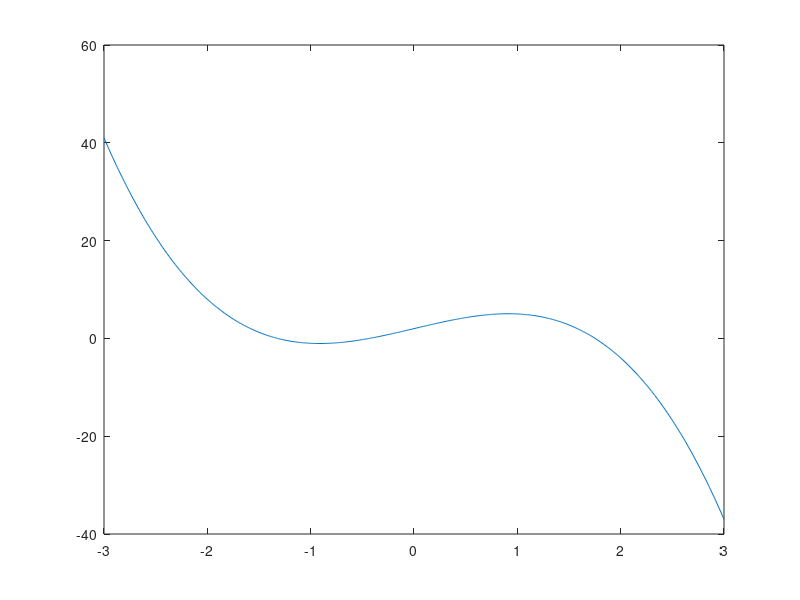

The MATLAB source for this figure: (Note: this script raises an error after producing the figure.)
clear all
close all
clc
%apartado a)aplicar el algoritmo de biseccion
f=inline('-2*x.^3+x.*5+2','x');
I=[-3:0.01:3];
plot(I,f(I))
a=1;
b=2;
tol=1.e-3;
nmax=100;
[zero,res,niter]=bisection(f,a,b,tol,nmax)

%apartado b)aplicar metodo de newton
df=inline('-6*x.^2+5','x');
x0=2;
[zero,res,niter]=newton(f,df,x0,tol,nmax)
